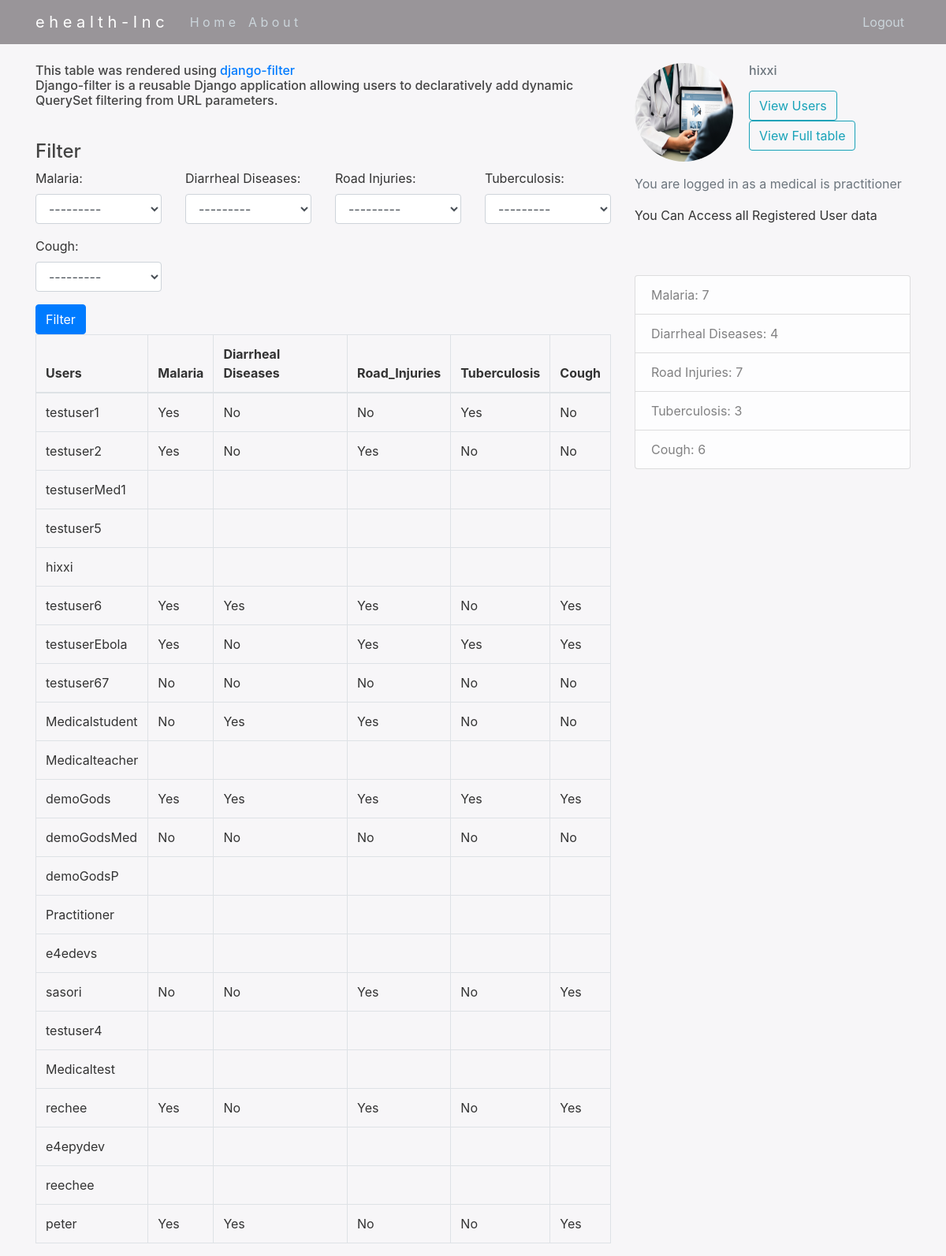
The app's page /tables/ (signed in) with its own data.
### ehealthApp/models.py (models this page shows, shortened)
class Profile(models.Model):
    choices = (("Yes", 'Yes'), ("No", 'No'))
    user = models.OneToOneField(User, on_delete=models.CASCADE)
    image = models.ImageField(default='default.jpg', upload_to='profile_pics')
    Email = models.EmailField(default='none@email.com')
    Malaria = models.CharField(max_length=255, choices=choices)
    Diarrheal_Diseases = models.CharField(max_length=255, choices=choices)
    Road_Injuries = models.CharField(max_length=255, choices=choices)
    Tuberculosis = models.CharField(max_length=255, choices=choices)
    Cough = models.CharField(max_length=255, choices=choices)

class User(AbstractUser):
    is_regular = models.BooleanField(default=False)
    is_practitioner = models.BooleanField(default=False)

### ehealthApp/views.py (the view)
# urls.py: path('tables/', views.ehealth_tables, name='ehealth_tables'),
@login_required
def ehealth_tables(request):
    user_list = Profile.objects.all()
    user_filter = UserFilter(request.GET, queryset=user_list)
    return render(request, 'ehealthApp/tables.html',
    {
    'filter': user_filter,
    'value': value} )

### ehealthApp/templates/ehealthApp/tables.html (shortened to what this page needs)
{% extends "ehealthApp/baseMed.html" %}
{% load widget_tweaks %}
{% block content %}
<h6>This table was rendered using <a href = "https://pypi.org/project/django-filter/">django-filter</a>
<p>Django-filter is a reusable Django application allowing users to declaratively add dynamic QuerySet filtering from URL parameters.
</p></h6><br>
  <form method="get">
    <div class="well">
      <h4 style="margin-top: 0">Filter</h4>
      <div class="row">
        <div class="form-group col-sm-4 col-md-3">
          {{ filter.form.Malaria.label_tag }}
          {% render_field filter.form.Malaria class="form-control" %}
        </div>
        <div class="form-group col-sm-4 col-md-3">
          {{ filter.form.Diarrheal_Diseases.label_tag }}
          {% render_field filter.form.Diarrheal_Diseases class="form-control" %}
        </div>
        <div class="form-group col-sm-4 col-md-3">
          {{ filter.form.Road_Injuries.label_tag }}
          {% render_field filter.form.Road_Injuries class="form-control" %}
        </div>
        <div class="form-group col-sm-4 col-md-3">
          {{ filter.form.Tuberculosis.label_tag }}
          {% render_field filter.form.Tuberculosis class="form-control" %}
        </div>
        <div class="form-group col-sm-4 col-md-3">
            {{ filter.form.Cough.label_tag }}
            {% render_field filter.form.Cough class="form-control" %}
          </div>
      </div>
      <button type="submit" class="btn btn-primary">
         Filter
      </button>
    </div>
  </form>
  <table class="table table-bordered">
    <thead>
      <tr>
        <th>Users</th>
        <th>Malaria</th>
        <th>Diarrheal Diseases</th>
        <th>Road_Injuries</th>
        <th>Tuberculosis</th>
        <th>Cough</th>
      </tr>
    </thead>
    <tbody>
      {% for user in filter.qs %}
        <tr>
          <td>{{ user.user }}</td>
          <td>{{ user.Malaria }}</td>
          <td>{{ user.Diarrheal_Diseases }}</td>
          <td>{{ user.Road_Injuries }}</td>
          <td>{{ user.Tuberculosis }}</td>
          <td>{{ user.Cough }}</td>
        </tr>
      {% empty %}
        <tr>
          <td colspan="5">No data</td>
        </tr>
      {% endfor %}
    </tbody>
  </table>
{% endblock %}

### ehealthApp/templates/ehealthApp/baseMed.html (shortened to what this page needs)
{% load static %}
<!DOCTYPE html>
<html>
    <head>
      {% include 'ehealthApp/basefiles/css.html' %}
    </head>
    <body>
      <header class="site-header">
        <nav class="navbar navbar-expand-md navbar-dark bg-steelMed fixed-top">
          <div class="container">
            <a class="navbar-brand mr-4" href="#">e h e a l t h -   I n c</a>
            <div class="collapse navbar-collapse" id="navbarToggle">
              <div class="navbar-nav mr-auto">
                <a class="nav-item nav-link" href="{% url 'ehealth_home' %}">H o m e</a>
                <a class="nav-item nav-link" href="{% url 'ehealth_about' %}">A b o u t</a>
              </div>
              <div class="navbar-nav">
                  {% if user.is_authenticated %}
                      <a class="nav-item nav-link" href="{% url 'logout' %}">Logout</a>
                  {% else %}
                      <a class="nav-item nav-link" href="#">About</a>
                  {% endif %}
              </div>
            </div>
          </div>
        </nav>
      </header>
        <main role="main" class="container">
          <div class="row">
            <div class="col-md-8">
              {% block content %}
                {% endblock %}
            </div>
            {% if user.is_authenticated %}
              <div class="col-md-4 " url-endpoint='{% url "api-data" %}' >
                <div>
                  <div class="media ">
                    <img class="rounded-circle account-img" src="/media/medical.jpg">
                    <div class="media-body ">
                        <h6 class="text-muted">{{ user.username }}</h6>
                        <a href="{% url 'ehealth_tables' %}" class="btn btn-outline-info mr-4" >View Users</a>
                        <a href="{% url 'ehealth_tables2' %}" class="btn btn-outline-info mr-4" >View Full table</a>
                    </div>
                  </div>
                  <p class='text-muted'>You are logged in as a medical is practitioner <p>
                    You Can Access all Registered User data
                  </p>
                    <br><br>
                    <ul class="list-group">
                      <li class="list-group-item list-group-item-light">Malaria:  {{ value.Malaria }}</li>
                      <li class="list-group-item list-group-item-light">Diarrheal Diseases: {{ value.Diarrheal_Diseases }}</li>
                      <li class="list-group-item list-group-item-light">Road Injuries: {{ value.Road_Injuries }}</li>
                      <li class="list-group-item list-group-item-light">Tuberculosis: {{ value.Tuberculosis }}</li>
                      <li class="list-group-item list-group-item-light">Cough: {{ value.Cough }}</li>
                    </ul>
                  </p>
                </div>
              </div>
            {% endif %}
          </div>
        </main>
    </body>
</html>

### ehealthApp/static/ehealthApp/main.css (style rules this page uses)
body { background: #f7f6f8; color: #333333; margin-top: 5rem; }
h1, h2, h3, h4, h5, h6 { color: #444444; }
ul { margin: 0; }
.bg-steelMed { background-color: #999599; }
.site-header .navbar-nav .nav-link { color: #cbd5db; }
.account-img { height: 125px; width: 125px; margin-right: 20px; margin-bottom: 16px; }

### records on screen
Profile: user "testuser1", Malaria "Yes", Diarrheal_Diseases "No", Road_Injuries "No", Tuberculosis "Yes", Cough "No"
Profile: user "testuser2", Malaria "Yes", Diarrheal_Diseases "No", Road_Injuries "Yes", Tuberculosis "No", Cough "No"
Profile: user "testuserMed1"
Profile: user "testuser5"
Profile: user "hixxi"
Profile: user "testuser6", Malaria "Yes", Diarrheal_Diseases "Yes", Road_Injuries "Yes", Tuberculosis "No", Cough "Yes"
Profile: user "testuserEbola", Malaria "Yes", Diarrheal_Diseases "No", Road_Injuries "Yes", Tuberculosis "Yes", Cough "Yes"
Profile: user "testuser67", Malaria "No", Diarrheal_Diseases "No", Road_Injuries "No", Tuberculosis "No", Cough "No"
Profile: user "Medicalstudent", Malaria "No", Diarrheal_Diseases "Yes", Road_Injuries "Yes", Tuberculosis "No", Cough "No"
Profile: user "Medicalteacher"
Profile: user "demoGods", Malaria "Yes", Diarrheal_Diseases "Yes", Road_Injuries "Yes", Tuberculosis "Yes", Cough "Yes"
Profile: user "demoGodsMed", Malaria "No", Diarrheal_Diseases "No", Road_Injuries "No", Tuberculosis "No", Cough "No"
Profile: user "demoGodsP"
Profile: user "Practitioner"
Profile: user "e4edevs"
Profile: user "sasori", Malaria "No", Diarrheal_Diseases "No", Road_Injuries "Yes", Tuberculosis "No", Cough "Yes"
Profile: user "testuser4"
Profile: user "Medicaltest"
Profile: user "rechee", Malaria "Yes", Diarrheal_Diseases "No", Road_Injuries "Yes", Tuberculosis "No", Cough "Yes"
Profile: user "e4epydev"
Profile: user "reechee"
Profile: user "peter", Malaria "Yes", Diarrheal_Diseases "Yes", Road_Injuries "No", Tuberculosis "No", Cough "Yes"
User: username "hixxi"

### other values on screen
{{ filter.form.Malaria.label_tag }} "Malaria:"
{{ filter.form.Diarrheal_Diseases.label_tag }} "Diarrheal Diseases:"
{{ filter.form.Road_Injuries.label_tag }} "Road Injuries:"
{{ filter.form.Tuberculosis.label_tag }} "Tuberculosis:"
{{ filter.form.Cough.label_tag }} "Cough:"
{{ value.Malaria }} "7"
{{ value.Diarrheal_Diseases }} "4"
{{ value.Road_Injuries }} "7"
{{ value.Tuberculosis }} "3"
{{ value.Cough }} "6"
